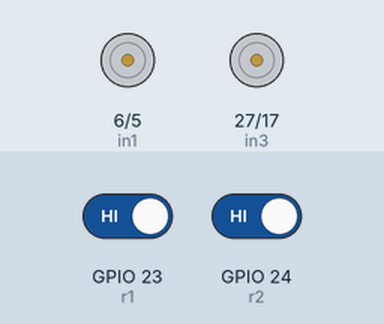
A program run on a simulated Raspberry Pi (BCM pin numbers). On the bench: motor-driver pin pairs drawn as motors (green arrow = first pin HIGH = forward, orange = second pin HIGH = backward, longer = more drive, scaled by the enable pin). The inputs (shaded band) are chosen by the test bench; at power-on: GPIO 23 (r1) HIGH, GPIO 24 (r2) HIGH. What the program prints to the terminal is not drawn.

Above: at 1.2 s.
1.3 s: GPIO 23 (r1) driven LOW
At 2.2 s:
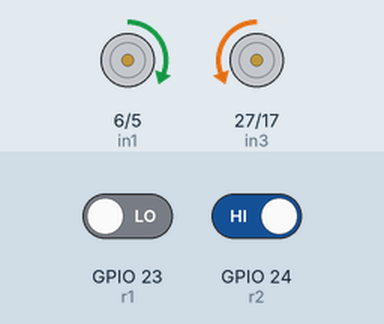
2.8 s: GPIO 24 (r2) driven LOW
At 3.3 s:
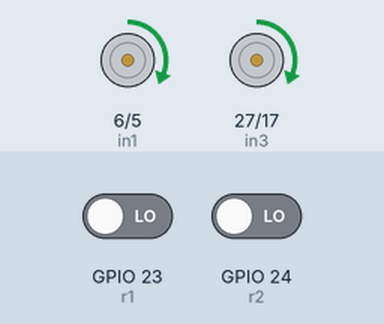
4.3 s: GPIO 23 (r1) driven HIGH
At 5.5 s:
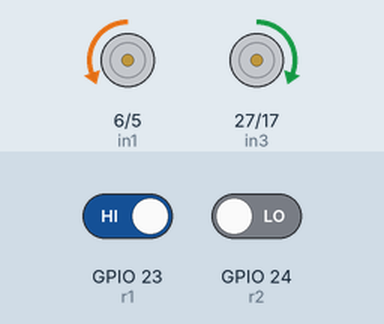
5.8 s: GPIO 24 (r2) driven HIGH
At 6.8 s:
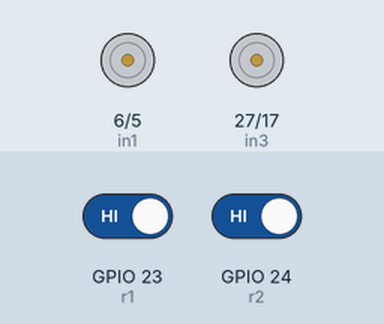
Timing chart, 0 to 8.3 s (numbered marks = the images above; inputs shaded):
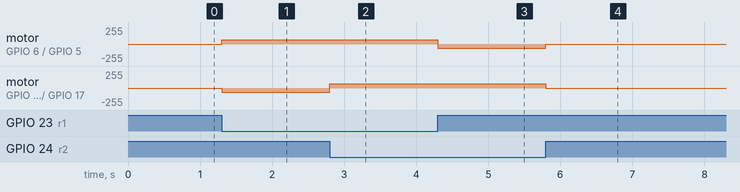

The program:

23.line_following_robot.py
```python
import RPi.GPIO as GPIO #Libraries
import time
GPIO.setwarnings(False)
GPIO.setmode(GPIO.BCM)
r1=23  #set pin 23 to irsensor1
r2=24 #set pin 24 to irsensor2
in1=6 #set pin 6 to motordriver in1
in2=5 #set pin 5 to motordriver in1
in3=27 #set pin 27 to motordriver in1
in4=17 #set pin 17 to motordriver in4
ena=19 #set pin 19 to motordriver ENA
enb=4 #set pin 4 to motordriver ENB

GPIO.setup(r1,GPIO.IN) #set r1 to be  an input
GPIO.setup(r2,GPIO.IN) #set r2 to be  an input
GPIO.setup(in1, GPIO.OUT) #set in1 to be  an output
GPIO.setup(in2, GPIO.OUT) #set in2  to be  an output
GPIO.setup(in3, GPIO.OUT) #set in3  to be  an output
GPIO.setup(in4, GPIO.OUT) #set in4  to be  an output
GPIO.setup(ena, GPIO.OUT)  #set ena to be  an output,enable pin is use to control the speed of motor
GPIO.setup(enb, GPIO.OUT) #set enb to be  an output,enable pin is use to control the speed of motor
p=GPIO.PWM(ena,1000)  #50hz frequency
i=GPIO.PWM(enb,1000)  #50hz frequency
p.start(25) #start duty cycle
i.start(25) #start duty cycle
def forward1():  #motor1 rotate forword direction
        GPIO.output(in1,GPIO.HIGH)
        GPIO.output(in2,GPIO.LOW)
def forward2():#motor2 rotate forword direction
        GPIO.output(in3,GPIO.HIGH)
        GPIO.output(in4,GPIO.LOW)
def reverse1():   #motor1 rotate reverse direction
        GPIO.output(in1,GPIO.LOW)
        GPIO.output(in2,GPIO.HIGH)
def reverse2():   #motor2  rotate reverse direction
        GPIO.output(in3,GPIO.LOW)
        GPIO.output(in4,GPIO.HIGH)
def stop_move():  #stop motor1&2
	GPIO.output(in1,GPIO.LOW)
	GPIO.output(in2,GPIO.LOW)
	GPIO.output(in3,GPIO.LOW)
	GPIO.output(in4,GPIO.LOW)
try:
        while True:
                if GPIO.input(r1)==False and GPIO.input(r2)==False:  #ir1 and 2 low
                   forward1()  #motor1 move to be forward
                   print("frd1")
                   p.ChangeDutyCycle(25)  #control speed of motor1
                   forward2()  #motor 2 move to be forward
                   print("frd2")
                   i.ChangeDutyCycle(25) #control speed of motor2
                elif GPIO.input(r1)==False and GPIO.input(r2)==True:  #r1 low and r2 high
                   forward1() #motor1 move to be forward
                   print("frd1")
                   p.ChangeDutyCycle(25)    #control speed of motor1
                   reverse2() #motor2 move to be reverse
                   print("rev2")
                   i.ChangeDutyCycle(25) #control speed of motor2
                elif GPIO.input(r1)==True and GPIO.input(r2)==False:  #r1 high and r2 low
                   forward2()   #motor 2 move to be forward
                   print("frd2")
                   i.ChangeDutyCycle(25)   #control speed of motor2
                   reverse1()   #motor1 move to be  reverse
                   print("rev1")
                   p.ChangeDutyCycle(25) #control speed of motor1
                else:
                   stop_move() #motor 1 and 2 stop
                   print("stop")
except:
          GPIO.cleanup()
```

Measured:
- after the input at 1.3 s, motor on GPIO 6 (in1) / GPIO 5 (in2): stopped → forward 64/255 at once; motor on GPIO 27 (in3) / GPIO 17 (in4): stopped → backward 64/255 at once
- after the input at 2.8 s, motor on GPIO 27 (in3) / GPIO 17 (in4): backward 64/255 → forward 64/255 at once
- after the input at 4.3 s, motor on GPIO 6 (in1) / GPIO 5 (in2): forward 64/255 → backward 64/255 at once
- after the input at 5.8 s, motor on GPIO 6 (in1) / GPIO 5 (in2): backward 64/255 → stopped at once; motor on GPIO 27 (in3) / GPIO 17 (in4): forward 64/255 → stopped at once
